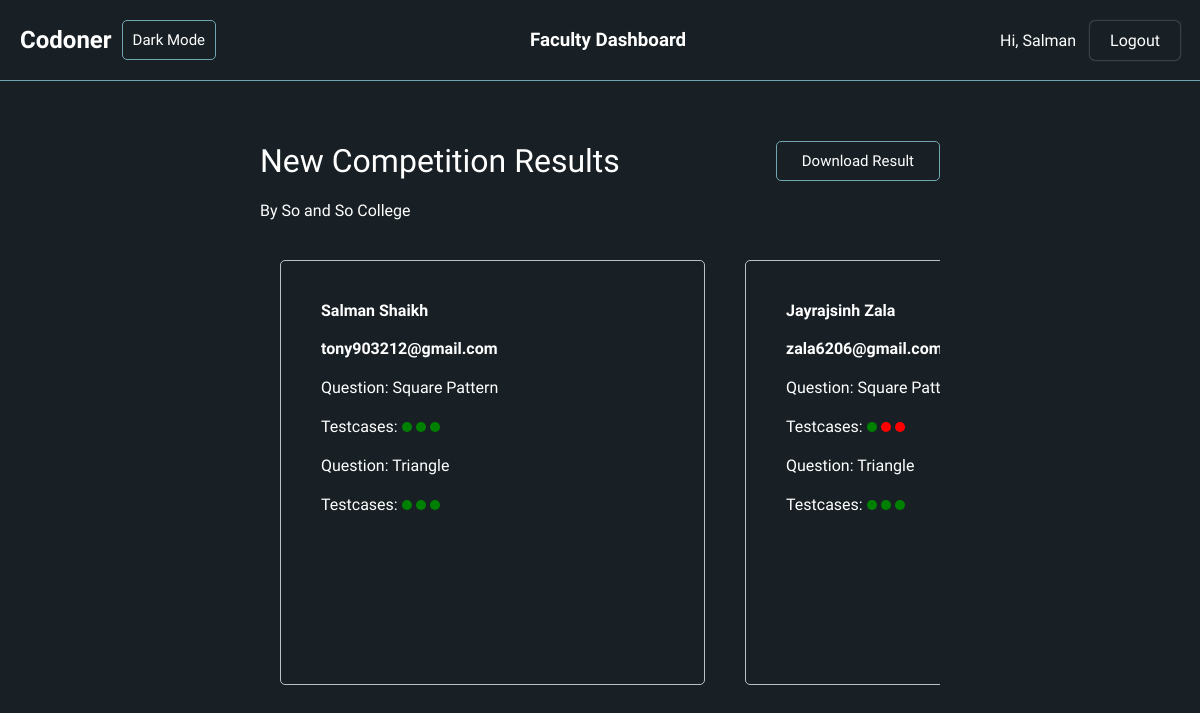
Screenshot of /user/competition/1/result/ (signed in) with the database file from the repository.
### main/models.py (models this page shows, shortened)
class Competition(models.Model):
    title = models.CharField(max_length=256)
    description = models.TextField()
    creator = models.ForeignKey(User, on_delete=models.CASCADE, null=True)

class Question(models.Model):
    title = models.CharField(max_length=256)
    description = models.TextField()
    competition = models.ForeignKey(
        Competition, on_delete=models.CASCADE, null=True)

### account/views.py (the view)
# urls.py: path('competition/<id>/result/', result_view),
@login_required(login_url='/user/login')
def result_view(request, id):
    if request.user.is_staff:
        competition = Competition.objects.filter(id=id).first()
        users = User.objects.filter(detail__competition=competition)
        questions = Question.objects.filter(competition=competition)
        results = Result.objects.filter(
            user__in=users, question__in=questions)
        user_results = []
        for user in users:
            user_result = {}
            user_result['user'] = user
            question_list = []
            for question in questions:
                r = {}
                r['question'] = question
                result = results.filter(user=user, question=question).first()
                if result:
                    r['testcases'] = [bool(int(i))
                                      for i in result.testcase.split(',')]
                question_list.append(r)
            user_result['questions'] = question_list
            user_results.append(user_result)
        context = {
            'competition': competition,
            'user_results': user_results
        }
        return render(request, 'result.html', context=context)
    else:
        return redirect('/code')

### account/templates/result.html
{% extends "base.html" %}
{% load static %}
{% block stylesheet %}
<link rel="stylesheet" href="{% static 'css/question.css' %}">
{% endblock %}
{% block content %}
    <div class="question">
        <div class="question-title">
            {{competition.title}} Results
            <button><a href="/user/download/result/{{competition.id}}">Download Result</a></button>
        </div>
        <div class="question-description">
            {{competition.description}}
        </div>
        <div class="testcases">
            {% for result in user_results %}
                <div class="testcase">
                    <a href="{{result.user.id}}/">
                    <div class="test-head">
                        <b>{{result.user.get_full_name}}</b><br><br>
                        <b>{{result.user.email}}</b>
                    </div>
                    {% for question in result.questions %}
                        <div class="input">
                            Question: {{question.question.title}}
                        </div>
                        <div class="output">
                            Testcases:
                            {% for testcase in question.testcases %}
                                <span class="result {% if testcase %} passed{% endif %}">
                                </span>
                            {% empty %}
                                <br>No attempt<br>
                            {% endfor %}
                        </div>
                    {% endfor %}
                    </a>
                </div>
            {% endfor %}
        </div>
    </div>
{% endblock %}

### templates/base.html (shortened to what this page needs)
{% load static %}
<!DOCTYPE html>
<html lang="en">
	<head>
        <link rel="stylesheet" href="{% static 'css/main.css' %}">
		{% block stylesheet %} {% endblock stylesheet %}
	</head>
	<body>
		<header>
			<h2 id="logo">Codoner
				<button id="darkBtn" class="darkmode" onclick="darkMode()">Dark Mode</button>
			</h2>
			{% if request.user.is_staff %}
				<h3>
					Faculty Dashboard
				</h3>
			{% endif %}
			<div class="profile">
				{% if request.user.is_authenticated %}
					Hi, {{ request.user.first_name }}
					<a href="/user/logout">Logout</a>
				{% else %}
					<a href="/user/login">Login</a>
				{% endif %}
			</div>
		</header>
		<div class="content">
			{% block content %} {% endblock content %}
		</div>
	</body>
</html>

### assets/css/main.css (style rules this page uses)
* { margin: 0; padding: 0; font-family: "Comfortaa", cursive; -webkit-box-sizing: border-box; box-sizing: border-box; color: var(--font-color); }
html, body { min-height: 100%; height: 100%; }
body { --BlackPearl: #182025; --FountainBlue: #71a6b1; --Heather: #b8c2c6; --Horizon: #608b95; --font-color: white; background-color: var(--BlackPearl); }
.content { display: -webkit-box; display: -ms-flexbox; display: flex; }
a { color: var(--font-color); text-decoration: none; border-radius: 5px; padding: 10px 15px; }
header { display: -webkit-box; display: -ms-flexbox; display: flex; min-height: 5%; -webkit-box-align: center; -ms-flex-align: center; align-items: center; -webkit-box-pack: justify; -ms-flex-pack: justify; justify-content: space-between; padding: 20px; border-bottom: 1px solid var(--FountainBlue); }
header h2 { display: -webkit-box; display: -ms-flexbox; display: flex; -webkit-box-align: center; -ms-flex-align: center; align-items: center; }
header h2 button { margin-left: 10px; padding: 10px; width: -webkit-max-content; width: -moz-max-content; width: max-content; }
header a { padding: 10px 20px; border-radius: 5px; -webkit-box-shadow: 0 0 2px #9b9b9b; box-shadow: 0 0 2px #9b9b9b; cursor: pointer; text-decoration: none; margin-left: 10px; }
input, select, option, button { height: 40px; width: 100%; }
input, select, option, button, textarea { border-radius: 5px; color: var(--font-color); background: transparent; border: 1px solid var(--FountainBlue); -webkit-transition: all 0.3s ease; transition: all 0.3s ease; font-size: 15px; }

### assets/css/question.css (style rules this page uses)
.question { display: -webkit-box; display: -ms-flexbox; display: flex; width: 100%; height: 100%; padding: 50px; margin: 0px 200px; -webkit-box-orient: vertical; -webkit-box-direction: normal; -ms-flex-direction: column; flex-direction: column; overflow-x: hidden; -ms-flex-pack: distribute; justify-content: space-around; }
.question-title { font-size: xx-large; display: -webkit-box; display: -ms-flexbox; display: flex; -webkit-box-pack: justify; -ms-flex-pack: justify; justify-content: space-between; -webkit-box-align: center; -ms-flex-align: center; align-items: center; }
.question-title button { width: -webkit-max-content; width: -moz-max-content; width: max-content; padding: 10px; }
.question-title, .question-description, .testcases { margin: 10px; }
.testcases { display: -webkit-box; display: -ms-flexbox; display: flex; overflow-x: scroll; -ms-scroll-snap-type: x mandatory; scroll-snap-type: x mandatory; scrollbar-width: thin; scrollbar-color: black transparent; scroll-padding: 0px 10px; }
.testcases .testcase { -webkit-transition: -webkit-box-shadow 0.5s ease; transition: -webkit-box-shadow 0.5s ease; transition: box-shadow 0.5s ease; transition: box-shadow 0.5s ease, -webkit-box-shadow 0.5s ease; scroll-snap-align: center; border: 1px solid var(--Heather); border-radius: 5px; min-width: 425px; min-height: 425px; }
.testcases .testcase span { display: inline-block; background-color: red; height: 10px; width: 10px; border-radius: 50%; }
.testcases .testcase span.passed { background-color: green; }
.testcases .testcase a { display: block; height: 100%; width: 100%; padding: 20px; }
.testcases div { margin: 20px; }

### rows the page displays
Competition: title "New Competition", description "By So and So College"
Question: question "Square Pattern", question "Square…"
Question: question "Triangle"

### other values shown
{{ request.user.first_name }} "Salman"
{{ result.user.get_full_name }} "Salman Shaikh"
{{ result.user.email }} "tony903212@gmail.com"
{{ result.user.get_full_name }} "Jayrajsinh Zala"
